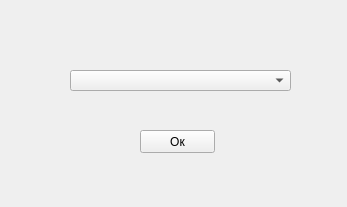
<?xml version="1.0" encoding="UTF-8"?>
<ui version="4.0">
 <class>selectWebcamWindow</class>
 <widget class="QWidget" name="selectWebcamWindow">
  <property name="geometry">
   <rect>
    <x>0</x>
    <y>0</y>
    <width>347</width>
    <height>207</height>
   </rect>
  </property>
  <property name="windowTitle">
   <string>Form</string>
  </property>
  <widget class="QComboBox" name="comboBox">
   <property name="geometry">
    <rect>
     <x>70</x>
     <y>70</y>
     <width>221</width>
     <height>21</height>
    </rect>
   </property>
  </widget>
  <widget class="QPushButton" name="pushButton">
   <property name="geometry">
    <rect>
     <x>140</x>
     <y>130</y>
     <width>75</width>
     <height>23</height>
    </rect>
   </property>
   <property name="text">
    <string>Ок</string>
   </property>
  </widget>
 </widget>
 <resources/>
 <connections/>
</ui>
